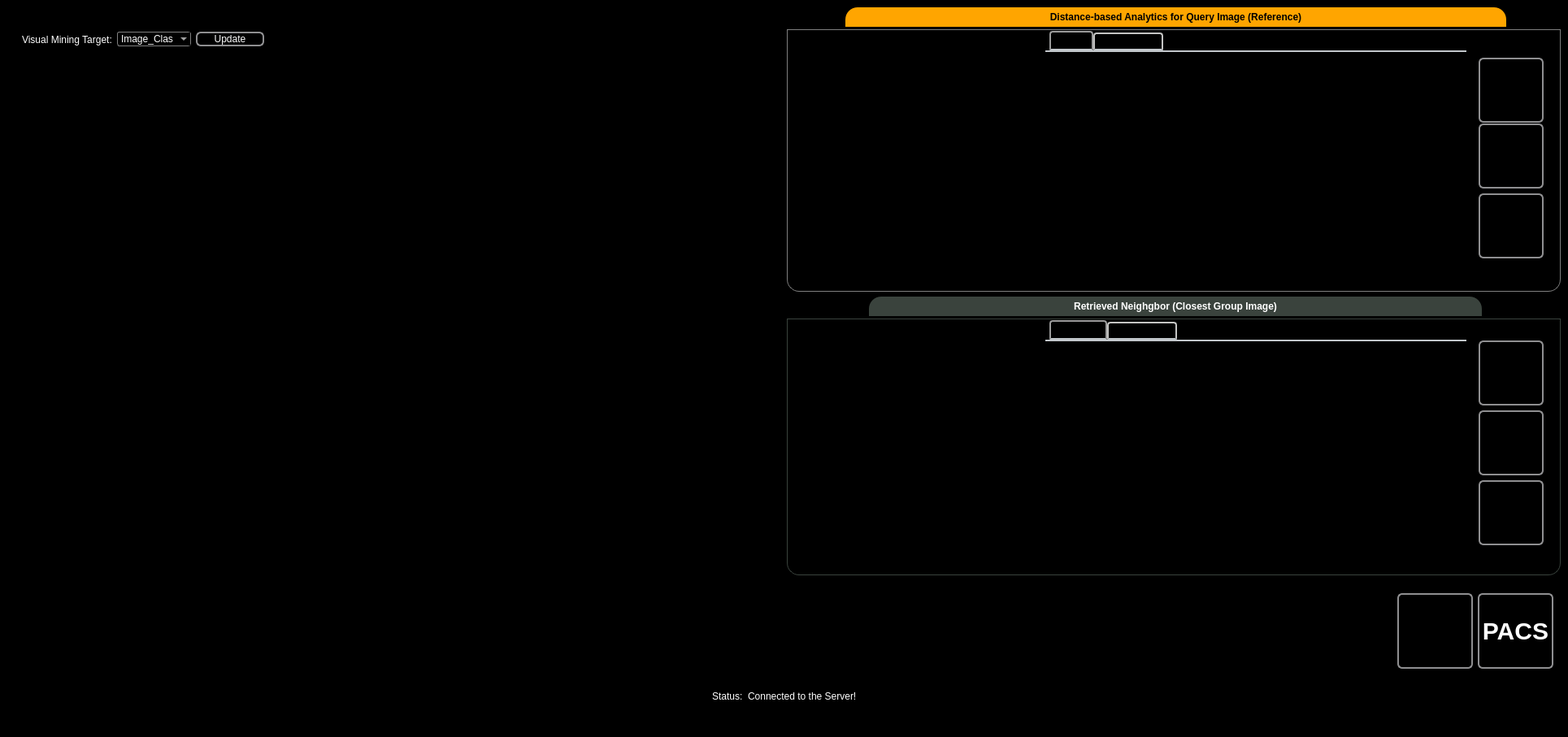
<?xml version="1.0" encoding="UTF-8"?>
<ui version="4.0">
 <class>Analytics</class>
 <widget class="QMainWindow" name="Analytics">
  <property name="geometry">
   <rect>
    <x>0</x>
    <y>0</y>
    <width>1929</width>
    <height>907</height>
   </rect>
  </property>
  <property name="windowTitle">
   <string>Higiia - Image Analytics</string>
  </property>
  <property name="windowIcon">
   <iconset resource="../../icons.qrc">
    <normaloff>:/icons/favicon.ico</normaloff>:/icons/favicon.ico</iconset>
  </property>
  <property name="styleSheet">
   <string notr="true">QMainWindow{
	background-color: black;
}

QLabel{
	color: white;
}

QWidget{
	background-color: black;
	font-size: 9pt;
}

QScrollArea{
	background-color: black;
}

QPushButton{
	border: none;
}

 QPushButton:flat {
     border: none; /* no border for a flat push button */
 }

 QPushButton:default {
     border-color: navy; /* make the default button prominent */
 }

QTabWidget::pane { /* The tab widget frame */
    border-top: 2px solid #C2C7CB;
}

QTabWidget::tab-bar {
    left: 5px; /* move to the right by 5px */
	color: black;
}

/* Style the tab using the tab sub-control. Note that
    it reads QTabBar _not_ QTabWidget */
QTabBar::tab {
    background: qlineargradient(x1: 0, y1: 0, x2: 0, y2: 1,
                                stop: 0 #E1E1E1, stop: 0.4 #DDDDDD,
                                stop: 0.5 #D8D8D8, stop: 1.0 #D3D3D3);
    border: 2px solid #C4C4C3;
    border-bottom-color: #C2C7CB; /* same as the pane color */
    border-top-left-radius: 4px;
    border-top-right-radius: 4px;
    min-width: 15ex;
    padding: 2px;
	color: black;
}

QTabBar::tab:selected, QTabBar::tab:hover {
    background: qlineargradient(x1: 0, y1: 0, x2: 0, y2: 1,
                                stop: 0 #fafafa, stop: 0.4 #f4f4f4,
                                stop: 0.5 #e7e7e7, stop: 1.0 #fafafa);
	color: black;
}

QTabBar::tab:selected {
    border-color: #9B9B9B;
    border-bottom-color: #C2C7CB; /* same as pane color */
	color: black;
font: bold;
}

QTabBar::tab:!selected {
    margin-top: 2px; /* make non-selected tabs look smaller */
	color: black;
}

QFrame{
	border: none;
}</string>
  </property>
  <widget class="QWidget" name="centralwidget">
   <layout class="QGridLayout" name="gridLayout_4">
    <item row="0" column="1">
     <widget class="QGroupBox" name="gbxOq">
      <property name="minimumSize">
       <size>
        <width>0</width>
        <height>350</height>
       </size>
      </property>
      <property name="maximumSize">
       <size>
        <width>16777215</width>
        <height>350</height>
       </size>
      </property>
      <property name="font">
       <font>
        <pointsize>9</pointsize>
        <weight>75</weight>
        <bold>true</bold>
       </font>
      </property>
      <property name="styleSheet">
       <string notr="true">

QGroupBox {
    border: 1px solid gray;
    margin-top: 27px;
    border-bottom-left-radius: 15px;
    border-bottom-right-radius: 15px;
}

QGroupBox::title {
    subcontrol-origin: margin;
    subcontrol-position: top center;
    border-top-left-radius: 15px;
    border-top-right-radius: 15px;
    padding: 5px  250px;
   
     background-color: orange;
    color: black;
}</string>
      </property>
      <property name="title">
       <string>Distance-based Analytics for Query Image (Reference)</string>
      </property>
      <layout class="QHBoxLayout" name="horizontalLayout_5">
       <item>
        <widget class="QPushButton" name="btnOq">
         <property name="minimumSize">
          <size>
           <width>300</width>
           <height>300</height>
          </size>
         </property>
         <property name="maximumSize">
          <size>
           <width>300</width>
           <height>300</height>
          </size>
         </property>
         <property name="text">
          <string/>
         </property>
        </widget>
       </item>
       <item>
        <widget class="QTabWidget" name="tabDataOq">
         <property name="styleSheet">
          <string notr="true"/>
         </property>
         <property name="currentIndex">
          <number>0</number>
         </property>
         <widget class="QWidget" name="tab">
          <attribute name="title">
           <string>Labeling</string>
          </attribute>
          <layout class="QVBoxLayout" name="verticalLayout_2">
           <item>
            <widget class="QScrollArea" name="scrollAreaOq">
             <property name="cursor" stdset="0">
              <cursorShape>ArrowCursor</cursorShape>
             </property>
             <property name="verticalScrollBarPolicy">
              <enum>Qt::ScrollBarAsNeeded</enum>
             </property>
             <property name="horizontalScrollBarPolicy">
              <enum>Qt::ScrollBarAsNeeded</enum>
             </property>
             <property name="widgetResizable">
              <bool>true</bool>
             </property>
             <widget class="QWidget" name="scrollAreaWidgetContents_5">
              <property name="geometry">
               <rect>
                <x>0</x>
                <y>0</y>
                <width>504</width>
                <height>256</height>
               </rect>
              </property>
              <layout class="QVBoxLayout" name="verticalLayout">
               <item>
                <widget class="QLabel" name="lblScopeOq">
                 <property name="text">
                  <string/>
                 </property>
                </widget>
               </item>
               <item>
                <spacer name="verticalSpacer_4">
                 <property name="orientation">
                  <enum>Qt::Vertical</enum>
                 </property>
                 <property name="sizeHint" stdset="0">
                  <size>
                   <width>20</width>
                   <height>40</height>
                  </size>
                 </property>
                </spacer>
               </item>
              </layout>
             </widget>
            </widget>
           </item>
          </layout>
         </widget>
         <widget class="QWidget" name="tab_2">
          <attribute name="title">
           <string>Distance Stats</string>
          </attribute>
          <layout class="QVBoxLayout" name="verticalLayout_7">
           <item>
            <widget class="QScrollArea" name="scrollAreaOq_2">
             <property name="cursor" stdset="0">
              <cursorShape>ArrowCursor</cursorShape>
             </property>
             <property name="verticalScrollBarPolicy">
              <enum>Qt::ScrollBarAsNeeded</enum>
             </property>
             <property name="horizontalScrollBarPolicy">
              <enum>Qt::ScrollBarAsNeeded</enum>
             </property>
             <property name="widgetResizable">
              <bool>true</bool>
             </property>
             <widget class="QWidget" name="scrollAreaWidgetContents_7">
              <property name="geometry">
               <rect>
                <x>0</x>
                <y>0</y>
                <width>504</width>
                <height>256</height>
               </rect>
              </property>
              <layout class="QVBoxLayout" name="verticalLayout_6">
               <item>
                <widget class="QLabel" name="lblStatsOq">
                 <property name="text">
                  <string/>
                 </property>
                </widget>
               </item>
               <item>
                <spacer name="verticalSpacer_8">
                 <property name="orientation">
                  <enum>Qt::Vertical</enum>
                 </property>
                 <property name="sizeHint" stdset="0">
                  <size>
                   <width>20</width>
                   <height>40</height>
                  </size>
                 </property>
                </spacer>
               </item>
              </layout>
             </widget>
            </widget>
           </item>
          </layout>
         </widget>
        </widget>
       </item>
       <item>
        <widget class="QFrame" name="frame_5">
         <property name="frameShape">
          <enum>QFrame::StyledPanel</enum>
         </property>
         <property name="frameShadow">
          <enum>QFrame::Raised</enum>
         </property>
         <layout class="QVBoxLayout" name="verticalLayout_5">
          <item>
           <spacer name="verticalSpacer_6">
            <property name="orientation">
             <enum>Qt::Vertical</enum>
            </property>
            <property name="sizeHint" stdset="0">
             <size>
              <width>20</width>
              <height>40</height>
             </size>
            </property>
           </spacer>
          </item>
          <item>
           <widget class="QPushButton" name="btnScopeOq">
            <property name="minimumSize">
             <size>
              <width>80</width>
              <height>80</height>
             </size>
            </property>
            <property name="maximumSize">
             <size>
              <width>70</width>
              <height>70</height>
             </size>
            </property>
            <property name="font">
             <font>
              <pointsize>9</pointsize>
              <weight>75</weight>
              <bold>true</bold>
             </font>
            </property>
            <property name="styleSheet">
             <string notr="true"> QPushButton {
     border: 2px solid #8f8f91;
     border-radius: 6px;
	color: black;
 }

 QPushButton:pressed {

 }

 QPushButton:flat {
     border: none; /* no border for a flat push button */
 }

 QPushButton:default {
     border-color: white; /* make the default button prominent */
 }

QFrame{
	border: none;
}</string>
            </property>
            <property name="text">
             <string/>
            </property>
            <property name="icon">
             <iconset resource="../../icons.qrc">
              <normaloff>:/icons/icoScope.png</normaloff>:/icons/icoScope.png</iconset>
            </property>
            <property name="iconSize">
             <size>
              <width>36</width>
              <height>36</height>
             </size>
            </property>
           </widget>
          </item>
          <item>
           <widget class="QPushButton" name="btnStatsOq">
            <property name="minimumSize">
             <size>
              <width>80</width>
              <height>80</height>
             </size>
            </property>
            <property name="maximumSize">
             <size>
              <width>80</width>
              <height>80</height>
             </size>
            </property>
            <property name="font">
             <font>
              <pointsize>9</pointsize>
              <weight>75</weight>
              <bold>true</bold>
             </font>
            </property>
            <property name="styleSheet">
             <string notr="true"> QPushButton {
     border: 2px solid #8f8f91;
     border-radius: 6px;

	color: black;
 }

 QPushButton:pressed {

 }

 QPushButton:flat {
     border: none; /* no border for a flat push button */
 }

 QPushButton:default {
     border-color: white; /* make the default button prominent */
 }

QFrame{
	border: none;
}</string>
            </property>
            <property name="text">
             <string/>
            </property>
            <property name="icon">
             <iconset resource="../../icons.qrc">
              <normaloff>:/icons/icoAnalytics.png</normaloff>:/icons/icoAnalytics.png</iconset>
            </property>
            <property name="iconSize">
             <size>
              <width>36</width>
              <height>36</height>
             </size>
            </property>
           </widget>
          </item>
          <item>
           <widget class="QPushButton" name="btnSearchOq">
            <property name="minimumSize">
             <size>
              <width>80</width>
              <height>80</height>
             </size>
            </property>
            <property name="maximumSize">
             <size>
              <width>80</width>
              <height>80</height>
             </size>
            </property>
            <property name="styleSheet">
             <string notr="true"> QPushButton {
     border: 2px solid #8f8f91;
     border-radius: 6px;

	color: black;
 }

 QPushButton:pressed {

 }

 QPushButton:flat {
     border: none; /* no border for a flat push button */
 }

 QPushButton:default {
     border-color: white; /* make the default button prominent */
 }

QFrame{
	border: none;
}</string>
            </property>
            <property name="text">
             <string/>
            </property>
            <property name="icon">
             <iconset resource="../../icons.qrc">
              <normaloff>:/icons/icoCbirSearch.png</normaloff>:/icons/icoCbirSearch.png</iconset>
            </property>
            <property name="iconSize">
             <size>
              <width>36</width>
              <height>36</height>
             </size>
            </property>
           </widget>
          </item>
          <item>
           <spacer name="verticalSpacer_7">
            <property name="orientation">
             <enum>Qt::Vertical</enum>
            </property>
            <property name="sizeHint" stdset="0">
             <size>
              <width>20</width>
              <height>40</height>
             </size>
            </property>
           </spacer>
          </item>
         </layout>
        </widget>
       </item>
      </layout>
     </widget>
    </item>
    <item row="1" column="1">
     <widget class="QGroupBox" name="gbxOi">
      <property name="minimumSize">
       <size>
        <width>350</width>
        <height>0</height>
       </size>
      </property>
      <property name="maximumSize">
       <size>
        <width>16777215</width>
        <height>350</height>
       </size>
      </property>
      <property name="font">
       <font>
        <pointsize>9</pointsize>
        <weight>75</weight>
        <bold>true</bold>
       </font>
      </property>
      <property name="styleSheet">
       <string notr="true">QGroupBox {
    border: 1px solid gray;
    border-color: #3a433d;
    margin-top: 27px;
    border-bottom-left-radius: 15px;
    border-bottom-right-radius: 15px;
}

QGroupBox::title {
    subcontrol-origin: margin;
    subcontrol-position: top center;
    border-top-left-radius: 15px;
    border-top-right-radius: 15px;
    padding: 5px 250px;
    background-color: #3a433d;
    color: rgb(255, 255, 255);
}</string>
      </property>
      <property name="title">
       <string>Retrieved Neighgbor (Closest Group Image)</string>
      </property>
      <property name="flat">
       <bool>false</bool>
      </property>
      <layout class="QHBoxLayout" name="horizontalLayout_6">
       <item>
        <widget class="QPushButton" name="btnOi">
         <property name="minimumSize">
          <size>
           <width>300</width>
           <height>300</height>
          </size>
         </property>
         <property name="maximumSize">
          <size>
           <width>300</width>
           <height>300</height>
          </size>
         </property>
         <property name="text">
          <string/>
         </property>
        </widget>
       </item>
       <item>
        <widget class="QTabWidget" name="tabDataOi">
         <property name="currentIndex">
          <number>0</number>
         </property>
         <widget class="QWidget" name="tab_4">
          <attribute name="title">
           <string>Scope Data</string>
          </attribute>
          <layout class="QVBoxLayout" name="verticalLayout_10">
           <item>
            <widget class="QScrollArea" name="scrollAreaOq_4">
             <property name="cursor" stdset="0">
              <cursorShape>ArrowCursor</cursorShape>
             </property>
             <property name="verticalScrollBarPolicy">
              <enum>Qt::ScrollBarAsNeeded</enum>
             </property>
             <property name="horizontalScrollBarPolicy">
              <enum>Qt::ScrollBarAsNeeded</enum>
             </property>
             <property name="widgetResizable">
              <bool>true</bool>
             </property>
             <widget class="QWidget" name="scrollAreaWidgetContents_9">
              <property name="geometry">
               <rect>
                <x>0</x>
                <y>0</y>
                <width>504</width>
                <height>253</height>
               </rect>
              </property>
              <layout class="QVBoxLayout" name="verticalLayout_11">
               <item>
                <widget class="QLabel" name="lblScopeOi">
                 <property name="text">
                  <string/>
                 </property>
                </widget>
               </item>
               <item>
                <spacer name="verticalSpacer_10">
                 <property name="orientation">
                  <enum>Qt::Vertical</enum>
                 </property>
                 <property name="sizeHint" stdset="0">
                  <size>
                   <width>20</width>
                   <height>40</height>
                  </size>
                 </property>
                </spacer>
               </item>
              </layout>
             </widget>
            </widget>
           </item>
          </layout>
         </widget>
         <widget class="QWidget" name="tab_5">
          <attribute name="title">
           <string>Distance Stats</string>
          </attribute>
          <layout class="QVBoxLayout" name="verticalLayout_12">
           <item>
            <widget class="QScrollArea" name="scrollAreaOq_5">
             <property name="cursor" stdset="0">
              <cursorShape>ArrowCursor</cursorShape>
             </property>
             <property name="verticalScrollBarPolicy">
              <enum>Qt::ScrollBarAsNeeded</enum>
             </property>
             <property name="horizontalScrollBarPolicy">
              <enum>Qt::ScrollBarAsNeeded</enum>
             </property>
             <property name="widgetResizable">
              <bool>true</bool>
             </property>
             <widget class="QWidget" name="scrollAreaWidgetContents_10">
              <property name="geometry">
               <rect>
                <x>0</x>
                <y>0</y>
                <width>504</width>
                <height>253</height>
               </rect>
              </property>
              <layout class="QVBoxLayout" name="verticalLayout_13">
               <item>
                <widget class="QLabel" name="lblStatsOi">
                 <property name="text">
                  <string/>
                 </property>
                </widget>
               </item>
               <item>
                <spacer name="verticalSpacer_11">
                 <property name="orientation">
                  <enum>Qt::Vertical</enum>
                 </property>
                 <property name="sizeHint" stdset="0">
                  <size>
                   <width>20</width>
                   <height>40</height>
                  </size>
                 </property>
                </spacer>
               </item>
              </layout>
             </widget>
            </widget>
           </item>
          </layout>
         </widget>
        </widget>
       </item>
       <item>
        <widget class="QFrame" name="frame_6">
         <property name="frameShape">
          <enum>QFrame::StyledPanel</enum>
         </property>
         <property name="frameShadow">
          <enum>QFrame::Raised</enum>
         </property>
         <layout class="QVBoxLayout" name="verticalLayout_16">
          <item>
           <spacer name="verticalSpacer_13">
            <property name="orientation">
             <enum>Qt::Vertical</enum>
            </property>
            <property name="sizeHint" stdset="0">
             <size>
              <width>20</width>
              <height>40</height>
             </size>
            </property>
           </spacer>
          </item>
          <item>
           <widget class="QPushButton" name="btnScopeOi">
            <property name="minimumSize">
             <size>
              <width>80</width>
              <height>80</height>
             </size>
            </property>
            <property name="maximumSize">
             <size>
              <width>80</width>
              <height>80</height>
             </size>
            </property>
            <property name="font">
             <font>
              <pointsize>9</pointsize>
              <weight>75</weight>
              <bold>true</bold>
             </font>
            </property>
            <property name="styleSheet">
             <string notr="true"> QPushButton {
     border: 2px solid #8f8f91;
     border-radius: 6px;
     background-color: black;
	 color: white;
 }</string>
            </property>
            <property name="text">
             <string/>
            </property>
            <property name="icon">
             <iconset resource="../../icons.qrc">
              <normaloff>:/icons/icoScope.png</normaloff>:/icons/icoScope.png</iconset>
            </property>
            <property name="iconSize">
             <size>
              <width>36</width>
              <height>36</height>
             </size>
            </property>
           </widget>
          </item>
          <item>
           <widget class="QPushButton" name="btnStatsOi">
            <property name="minimumSize">
             <size>
              <width>80</width>
              <height>80</height>
             </size>
            </property>
            <property name="maximumSize">
             <size>
              <width>80</width>
              <height>80</height>
             </size>
            </property>
            <property name="font">
             <font>
              <pointsize>9</pointsize>
              <weight>75</weight>
              <bold>true</bold>
             </font>
            </property>
            <property name="styleSheet">
             <string notr="true"> QPushButton {
     border: 2px solid #8f8f91;
     border-radius: 6px;
     background-color: black;
	 color: white;
 }</string>
            </property>
            <property name="text">
             <string/>
            </property>
            <property name="icon">
             <iconset resource="../../icons.qrc">
              <normaloff>:/icons/icoAnalytics.png</normaloff>:/icons/icoAnalytics.png</iconset>
            </property>
            <property name="iconSize">
             <size>
              <width>36</width>
              <height>36</height>
             </size>
            </property>
           </widget>
          </item>
          <item>
           <widget class="QPushButton" name="btnSearchOi">
            <property name="minimumSize">
             <size>
              <width>80</width>
              <height>80</height>
             </size>
            </property>
            <property name="maximumSize">
             <size>
              <width>80</width>
              <height>80</height>
             </size>
            </property>
            <property name="font">
             <font>
              <pointsize>9</pointsize>
              <weight>75</weight>
              <bold>true</bold>
             </font>
            </property>
            <property name="styleSheet">
             <string notr="true"> QPushButton {
     border: 2px solid #8f8f91;
     border-radius: 6px;
     background-color: black;
	 color: white;
 }</string>
            </property>
            <property name="text">
             <string/>
            </property>
            <property name="icon">
             <iconset resource="../../icons.qrc">
              <normaloff>:/icons/icoCbirSearch.png</normaloff>:/icons/icoCbirSearch.png</iconset>
            </property>
            <property name="iconSize">
             <size>
              <width>36</width>
              <height>36</height>
             </size>
            </property>
           </widget>
          </item>
          <item>
           <spacer name="verticalSpacer_14">
            <property name="orientation">
             <enum>Qt::Vertical</enum>
            </property>
            <property name="sizeHint" stdset="0">
             <size>
              <width>20</width>
              <height>40</height>
             </size>
            </property>
           </spacer>
          </item>
         </layout>
        </widget>
       </item>
      </layout>
     </widget>
    </item>
    <item row="4" column="0" colspan="2">
     <widget class="QFrame" name="frameStatus">
      <property name="frameShape">
       <enum>QFrame::StyledPanel</enum>
      </property>
      <property name="frameShadow">
       <enum>QFrame::Raised</enum>
      </property>
      <layout class="QHBoxLayout" name="horizontalLayout">
       <item>
        <spacer name="horizontalSpacer_4">
         <property name="orientation">
          <enum>Qt::Horizontal</enum>
         </property>
         <property name="sizeHint" stdset="0">
          <size>
           <width>490</width>
           <height>20</height>
          </size>
         </property>
        </spacer>
       </item>
       <item>
        <widget class="QLabel" name="lblStatusConst">
         <property name="text">
          <string>Status:</string>
         </property>
        </widget>
       </item>
       <item>
        <widget class="QLabel" name="lblStatus">
         <property name="text">
          <string>Connected to the Server!</string>
         </property>
        </widget>
       </item>
       <item>
        <spacer name="horizontalSpacer_5">
         <property name="orientation">
          <enum>Qt::Horizontal</enum>
         </property>
         <property name="sizeHint" stdset="0">
          <size>
           <width>490</width>
           <height>20</height>
          </size>
         </property>
        </spacer>
       </item>
      </layout>
     </widget>
    </item>
    <item row="3" column="1">
     <widget class="QFrame" name="panelButtons">
      <property name="frameShape">
       <enum>QFrame::StyledPanel</enum>
      </property>
      <property name="frameShadow">
       <enum>QFrame::Raised</enum>
      </property>
      <layout class="QHBoxLayout" name="horizontalLayout_3">
       <item>
        <spacer name="horizontalSpacer_8">
         <property name="orientation">
          <enum>Qt::Horizontal</enum>
         </property>
         <property name="sizeHint" stdset="0">
          <size>
           <width>40</width>
           <height>20</height>
          </size>
         </property>
        </spacer>
       </item>
       <item>
        <widget class="QPushButton" name="btnClose">
         <property name="minimumSize">
          <size>
           <width>93</width>
           <height>93</height>
          </size>
         </property>
         <property name="maximumSize">
          <size>
           <width>93</width>
           <height>93</height>
          </size>
         </property>
         <property name="styleSheet">
          <string notr="true"> QPushButton {
     border: 2px solid #8f8f91;
     border-radius: 6px;

	color: black;
 }

 QPushButton:pressed {

 }

 QPushButton:flat {
     border: none; /* no border for a flat push button */
 }

 QPushButton:default {
     border-color: white; /* make the default button prominent */
 }

QFrame{
	border: none;
}</string>
         </property>
         <property name="text">
          <string/>
         </property>
         <property name="icon">
          <iconset resource="../../icons.qrc">
           <normaloff>:/icons/icoCloseReverseLine.png</normaloff>:/icons/icoCloseReverseLine.png</iconset>
         </property>
         <property name="iconSize">
          <size>
           <width>80</width>
           <height>80</height>
          </size>
         </property>
        </widget>
       </item>
       <item>
        <widget class="QPushButton" name="btnPACS">
         <property name="minimumSize">
          <size>
           <width>93</width>
           <height>93</height>
          </size>
         </property>
         <property name="maximumSize">
          <size>
           <width>93</width>
           <height>93</height>
          </size>
         </property>
         <property name="font">
          <font>
           <pointsize>-1</pointsize>
           <weight>75</weight>
           <bold>true</bold>
          </font>
         </property>
         <property name="styleSheet">
          <string notr="true">

 QPushButton {
     border: 2px solid #8f8f91;
     border-radius: 6px;
    font-size: 30px;
	color: white;
 }

 QPushButton:pressed {

 }

 QPushButton:flat {
     border: none; /* no border for a flat push button */
 }

 QPushButton:default {
     border-color: white; /* make the default button prominent */
 }

QFrame{
	border: none;
}</string>
         </property>
         <property name="text">
          <string>PACS</string>
         </property>
         <property name="iconSize">
          <size>
           <width>60</width>
           <height>60</height>
          </size>
         </property>
        </widget>
       </item>
      </layout>
     </widget>
    </item>
    <item row="0" column="0" rowspan="4">
     <widget class="QFrame" name="frame_2">
      <property name="frameShape">
       <enum>QFrame::StyledPanel</enum>
      </property>
      <property name="frameShadow">
       <enum>QFrame::Raised</enum>
      </property>
      <layout class="QVBoxLayout" name="verticalLayout_3">
       <item>
        <widget class="QFrame" name="panelMining">
         <property name="frameShape">
          <enum>QFrame::StyledPanel</enum>
         </property>
         <property name="frameShadow">
          <enum>QFrame::Raised</enum>
         </property>
         <layout class="QHBoxLayout" name="horizontalLayout_2">
          <item>
           <widget class="QLabel" name="lblCaptionVisualMiningTarget">
            <property name="text">
             <string>Visual Mining Target:</string>
            </property>
           </widget>
          </item>
          <item>
           <widget class="QComboBox" name="cbxTarget">
            <property name="minimumSize">
             <size>
              <width>0</width>
              <height>0</height>
             </size>
            </property>
            <property name="styleSheet">
             <string notr="true">QWidget {
	color: white;
}

QComboBox {
    border: 1px solid gray;
    border-radius: 3px;
}

QComboBox:editable {
}

QComboBox:!editable, QComboBox::drop-down:editable {
}

/* QComboBox gets the &quot;on&quot; state when the popup is open */
QComboBox:!editable:on, QComboBox::drop-down:editable:on {
}

QComboBox:on { /* shift the text when the popup opens */

}

QComboBox::drop-down {
}</string>
            </property>
            <item>
             <property name="text">
              <string>Image_Class</string>
             </property>
            </item>
           </widget>
          </item>
          <item>
           <widget class="QPushButton" name="btnUpdate">
            <property name="styleSheet">
             <string notr="true">
 QPushButton {
     border: 2px solid #8f8f91;
     border-radius: 6px;
     min-width: 80px;
	color: white;
 }

 QPushButton:flat {
     border: none; /* no border for a flat push button */
 }

 QPushButton:default {
     border-color: navy; /* make the default button prominent */
 }
</string>
            </property>
            <property name="text">
             <string>Update</string>
            </property>
           </widget>
          </item>
          <item>
           <spacer name="horizontalSpacer">
            <property name="orientation">
             <enum>Qt::Horizontal</enum>
            </property>
            <property name="sizeHint" stdset="0">
             <size>
              <width>40</width>
              <height>20</height>
             </size>
            </property>
           </spacer>
          </item>
         </layout>
        </widget>
       </item>
       <item>
        <widget class="QFrame" name="frame_3">
         <property name="styleSheet">
          <string notr="true">QFrame{
	border: 2px;
	border-color: white;
}</string>
         </property>
         <property name="frameShape">
          <enum>QFrame::StyledPanel</enum>
         </property>
         <property name="frameShadow">
          <enum>QFrame::Raised</enum>
         </property>
         <layout class="QGridLayout" name="gridLayout_3">
          <item row="0" column="0">
           <widget class="QFrame" name="panelPlot">
            <property name="minimumSize">
             <size>
              <width>720</width>
              <height>720</height>
             </size>
            </property>
            <property name="maximumSize">
             <size>
              <width>999999</width>
              <height>999999</height>
             </size>
            </property>
            <property name="sizeIncrement">
             <size>
              <width>0</width>
              <height>0</height>
             </size>
            </property>
            <property name="baseSize">
             <size>
              <width>0</width>
              <height>0</height>
             </size>
            </property>
            <property name="frameShape">
             <enum>QFrame::StyledPanel</enum>
            </property>
            <property name="frameShadow">
             <enum>QFrame::Raised</enum>
            </property>
            <layout class="QGridLayout" name="gridLayout">
             <item row="0" column="0">
              <layout class="QGridLayout" name="lytChart"/>
             </item>
            </layout>
           </widget>
          </item>
         </layout>
        </widget>
       </item>
      </layout>
     </widget>
    </item>
    <item row="2" column="1">
     <spacer name="verticalSpacer_5">
      <property name="orientation">
       <enum>Qt::Vertical</enum>
      </property>
      <property name="sizeHint" stdset="0">
       <size>
        <width>20</width>
        <height>13</height>
       </size>
      </property>
     </spacer>
    </item>
   </layout>
  </widget>
  <widget class="QStatusBar" name="statusbar"/>
 </widget>
 <resources>
  <include location="../../icons.qrc"/>
 </resources>
 <connections/>
</ui>
